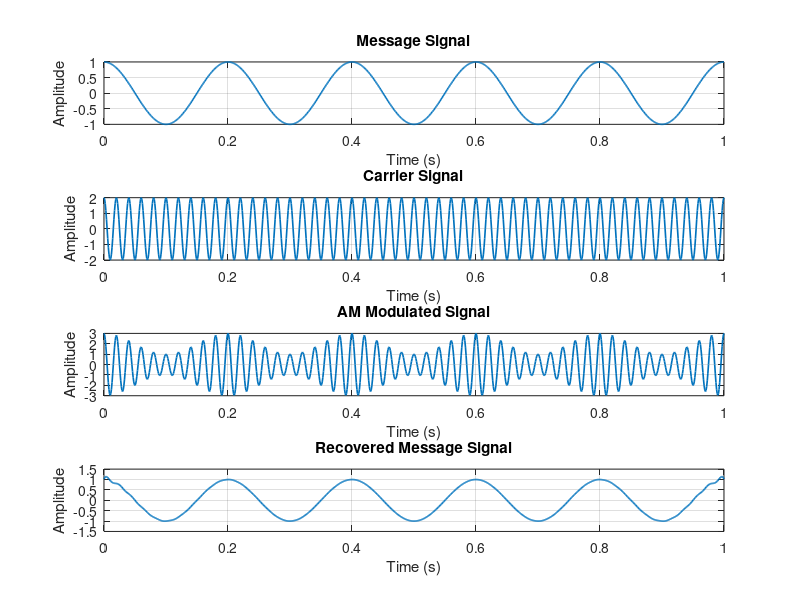

Write MATLAB code to recreate this figure. (Note: this script raises an error after producing the figure.)
clc;
clear;
close all;

%% 1. Parameters

Am = 1;          % Message signal amplitude
Ac = 2;          % Carrier signal amplitude

fm = 5;          % Message frequency (Hz)
fc = 50;         % Carrier frequency (Hz)

mu = 0.5;        % Modulation index

fs = 1000;       % Sampling frequency (Hz)
t = 0:1/fs:1;    % Time vector


%% 2. Message Signal

m = Am * cos(2*pi*fm*t);


%% 3. Carrier Signal

c = Ac * cos(2*pi*fc*t);


%% 4. AM Modulated Signal

s = Ac * (1 + mu*m) .* cos(2*pi*fc*t);


%% 5. Demodulation

% Envelope detection

demodulated = abs(hilbert(s));

% Remove DC component and scale
demodulated = (demodulated - mean(demodulated)) / (Ac*mu);


%% 6. Plot the Signals

figure;

subplot(4,1,1);
plot(t,m,'LineWidth',1.2);
grid on;
title('Message Signal');
xlabel('Time (s)');
ylabel('Amplitude');


subplot(4,1,2);
plot(t,c,'LineWidth',1.2);
grid on;
title('Carrier Signal');
xlabel('Time (s)');
ylabel('Amplitude');


subplot(4,1,3);
plot(t,s,'LineWidth',1.2);
grid on;
title('AM Modulated Signal');
xlabel('Time (s)');
ylabel('Amplitude');


subplot(4,1,4);
plot(t,demodulated,'LineWidth',1.2);
grid on;
title('Recovered Message Signal');
xlabel('Time (s)');
ylabel('Amplitude');

sgtitle('AM Modulation and Demodulation using MATLAB');
